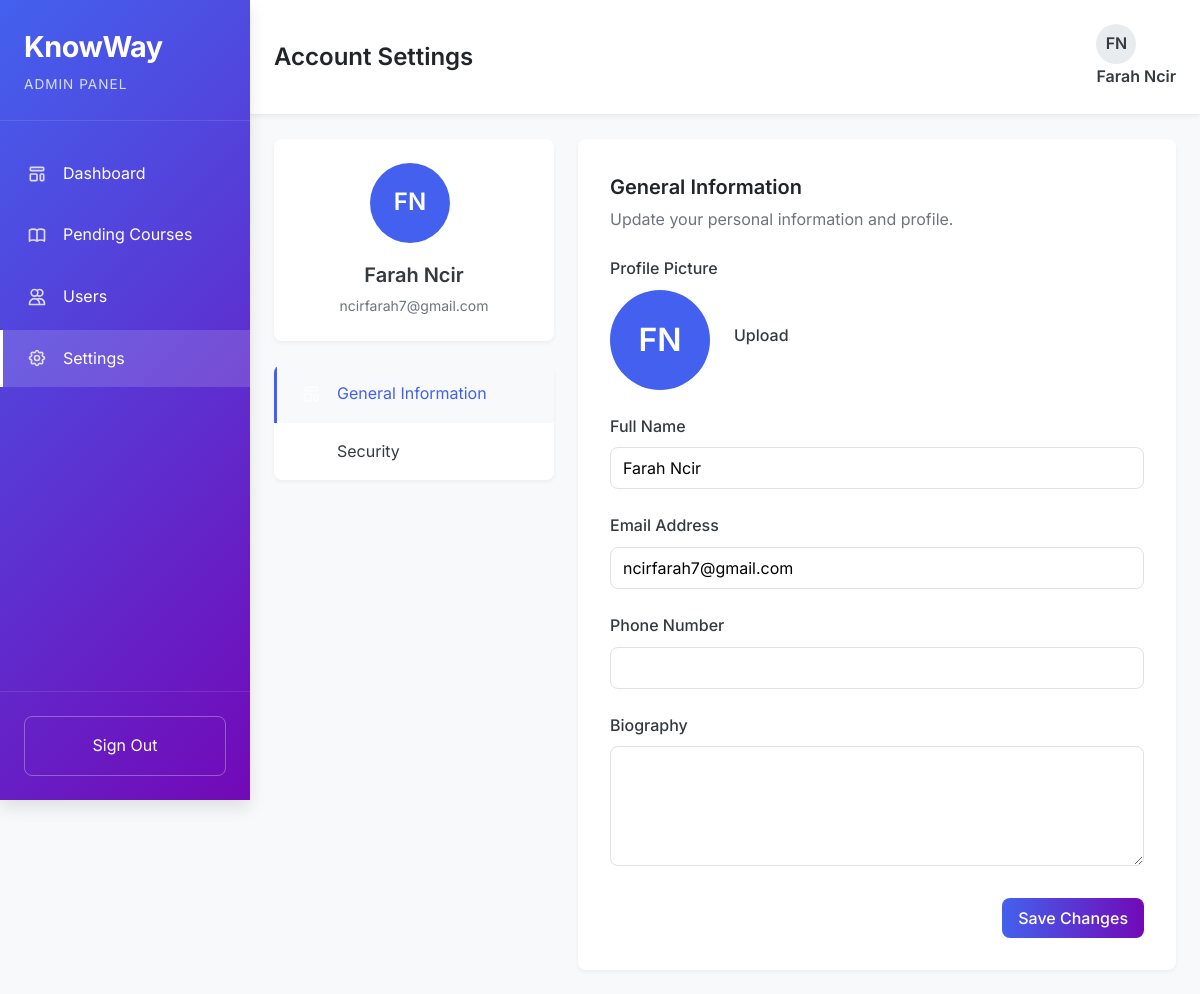
The page /view/settings.php (signed in) on the database its author committed.
### tables this page shows
CREATE TABLE `users` (
  `id` int(11) NOT NULL,
  `username` varchar(100) NOT NULL,
  `email` varchar(255) NOT NULL,
  `password` varchar(255) NOT NULL,
  `created_at` timestamp NOT NULL DEFAULT current_timestamp(),
  `role` varchar(20) DEFAULT 'learner',
  `phone` varchar(20) DEFAULT NULL,
  `bio` text DEFAULT NULL,
  `avatar` varchar(255) DEFAULT NULL
);

### view/settings.php (the view, shortened to what this page needs)
<?php
include '../config/db.php';
$user_id = $_SESSION['user_id'];
$user_query = "SELECT * FROM users WHERE id = ?";
$stmt = $conn->prepare($user_query);
$stmt->bind_param("i", $user_id);
$stmt->execute();
$result = $stmt->get_result();
if ($result->num_rows === 1) {
    $user = $result->fetch_assoc();
} else {
    header('Location: index.html');
    exit;
}
$user['security'] = [
    'two_factor_auth' => $user['two_factor_auth'] ?? false,
    'last_password_change' => $user['last_password_change'] ?? date('d/m/Y'),
    'active_sessions' => 1
];
$user['courses'] = [
    [
        'id' => 1,
        'title' => 'Introduction to Web Development',
        'progress' => 75,
        'last_activity' => '18/04/2025'
    ],
    [
        'id' => 2,
        'title' => 'Advanced Digital Marketing',
        'progress' => 45,
        'last_activity' => '10/03/2025'
    ],
    [
        'id' => 3,
        'title' => 'Photography for Beginners',
        'progress' => 90,
        'last_activity' => '04/10/2025'
    ]
];
$activeTab = $_GET['tab'] ?? 'general';
$initials = '';
$name_parts = explode(' ', $user['username']);
foreach ($name_parts as $part) {
    $initials .= substr($part, 0, 1);
}
?>
<!DOCTYPE html>
<html lang="en">
<head>
    <link rel="stylesheet" href="admin-styles.css">
    <link rel="stylesheet" href="settings.css">
</head>
<body>
    <div class="admin-container" id="adminContainer">
        <aside class="sidebar" id="sidebar">
            <div class="sidebar-header">
                <h1 class="logo">KnowWay</h1>
                <p class="admin-label">Admin Panel</p>
            </div>
            <nav class="sidebar-nav">
                <ul>
                    <li><a href="admin.php"><span class="nav-icon dashboard-icon"></span>Dashboard</a></li>
                    <li><a href="pending-courses.php"><span class="nav-icon courses-icon"></span>Pending Courses</a></li>
                    <li><a href="users.php"><span class="nav-icon users-icon"></span>Users</a></li>
                    <li class="active"><a href="settings.php"><span class="nav-icon settings-icon"></span>Settings</a></li>
                </ul>
            </nav>
            <div class="sidebar-footer">
                <a href="index.html" class="logout-btn">Sign Out</a>
            </div>
        </aside>
        <main class="main-content">
            <header class="content-header">
                <div class="header-left">
                    <h2>Account Settings</h2>
                </div>
                <div class="header-right">
                    <div class="admin-profile">
                    <div class="admin-avatar" style="width: 40px; height: 40px; border-radius: 50%; overflow: hidden; background-color: #e9ecef; display: flex; align-items: center; justify-content: center; margin-right: 8px; font-weight: 600; flex-shrink: 0; text-align: center;">
                    <?php if (isset($user['avatar']) && $user['avatar']): ?>
                                <img src="<?php echo htmlspecialchars($user['avatar']); ?>" alt="Avatar" style="width: 40px; height: 40px; object-fit: cover; display: block; margin: 0; padding: 0;">
                            <?php else: ?>
                                <span style="font-size: 16px;"><?php echo htmlspecialchars($initials); ?></span>
                            <?php endif; ?>
                        </div>
                        <span class="admin-name"><?php echo htmlspecialchars($user['username']); ?></span>
                    </div>
                </div>
            </header>
            <div class="content-body">
                <div class="settings-container">
                    <div class="settings-sidebar">
                        <div class="user-info-card">
                            <div class="user-avatar large">
                                <?php if (isset($user['avatar']) && $user['avatar']): ?>
                                    <img src="<?php echo htmlspecialchars($user['avatar']); ?>" alt="Avatar">
                            <?php else: ?>
                                <?php echo htmlspecialchars($initials); ?>
                            <?php endif; ?>
                            </div>
                            <h3 class="user-name"><?php echo htmlspecialchars($user['username']); ?></h3>
                            <p class="user-email"><?php echo htmlspecialchars($user['email']); ?></p>
                        </div>
                        <nav class="settings-nav">
                            <a href="?tab=general" class="settings-nav-item <?php echo $activeTab === 'general' ? 'active' : ''; ?>">
                                <span class="nav-icon dashboard-icon"></span>
                                General Information
                            </a>
                            <a href="?tab=security" class="settings-nav-item <?php echo $activeTab === 'security' ? 'active' : ''; ?>">
                                <span class="nav-icon settings-icon"></span>
                                Security
                            </a>
                        </nav>
                    </div>
                    <div class="settings-content">
                        <?php if ($activeTab === 'general'): ?>
                            <div class="settings-panel">
                                <h3 class="settings-panel-title">General Information</h3>
                                <p class="settings-panel-description">Update your personal information and profile.</p>
                                <form method="POST" action="settings.php" class="settings-form" enctype="multipart/form-data">
                                    <div class="form-group">
                                        <label for="avatar">Profile Picture</label>
                                        <div class="avatar-upload">
                                            <div class="avatar-preview">
                                                <?php if (isset($user['avatar']) && $user['avatar']): ?>
                                                    <img src="<?php echo htmlspecialchars($user['avatar']); ?>" alt="Avatar">
                                                <?php else: ?>
                                                    <div class="avatar-placeholder">
                                                        <?php echo htmlspecialchars($initials); ?>
                                                    </div>
                                                <?php endif; ?>
                                            </div>
                                            <div class="avatar-actions">
                                                <label for="avatar-input" class="btn btn-outline">
                                                    Upload
                                                </label>
                                            </div>
                                        </div>
                                    </div>
                                    <div class="form-row">
                                        <div class="form-group">
                                            <label for="name">Full Name</label>
                                            <input type="text" id="name" name="name" value="<?php echo htmlspecialchars($user['username']); ?>" required>
                                        </div>
                                        <div class="form-group">
                                            <label for="email">Email Address</label>
                                            <input type="email" id="email" name="email"  value="<?php echo htmlspecialchars($user['email']); ?>" required readonly>
                                        </div>
                                    </div>
                                    <div class="form-group">
                                        <label for="phone">Phone Number</label>
                                        <input type="tel" id="phone" name="phone" value="<?php echo isset($user['phone']) ? htmlspecialchars($user['phone']) : ''; ?>">
                                    </div>
                                    <div class="form-group">
                                        <label for="bio">Biography</label>
                                        <textarea id="bio" name="bio" rows="4"><?php echo isset($user['bio']) ? htmlspecialchars($user['bio']) : ''; ?></textarea>
                                    </div>
                                    <div class="form-actions">
                                        <button type="submit" class="submit-btn">Save Changes</button>
                                    </div>
                                </form>
                            </div>
                        <?php endif; ?>
                    </div>
                </div>
            </div>
        </main>
    </div>
</body>
</html>

### view/admin-styles.css (style rules this page uses)
:root { --primary: #4361ee; --primary-light: #4895ef; --secondary: #4cc9f0; --accent: #7209b7; --accent-light: #9d4edd; --white: #ffffff; --off-white: #f8f9fa; --light-gray: #e9ecef; --mid-gray: #dee2e6; --gray: #6c757d; --dark-gray: #343a40; --black: #212529; --shadow-sm: 0 2px 4px rgba(0, 0, 0, 0.05); --shadow-md: 0 4px 8px rgba(0, 0, 0, 0.08); --shadow-lg: 0 8px 16px rgba(0, 0, 0, 0.1); --space-xs: 0.25rem; --space-sm: 0.5rem; --space-md: 1rem; --space-lg: 1.5rem; --space-xl: 2rem; --transition-fast: 0.2s ease; --transition-normal: 0.3s ease; --radius-sm: 4px; --radius-md: 8px; --radius-lg: 12px; --sidebar-width: 250px; --sidebar-collapsed-width: 0; }
* { margin: 0; padding: 0; box-sizing: border-box; font-family: "Inter", sans-serif; }
body { background-color: var(--off-white); color: var(--dark-gray); line-height: 1.6; }
a { text-decoration: none; color: inherit; }
ul { list-style: none; }
button, input, select, textarea { font-family: inherit; font-size: inherit; }
button { cursor: pointer; border: none; background: none; }
.admin-container { display: flex; min-height: 100vh; position: relative; }
.sidebar { width: var(--sidebar-width); background: linear-gradient(135deg, var(--primary) 0%, var(--accent) 100%); color: var(--white); height: 100vh; position: fixed; top: 0; left: 0; display: flex; flex-direction: column; z-index: 10; transition: transform var(--transition-normal); box-shadow: var(--shadow-lg); }
.sidebar-header { padding: var(--space-lg); border-bottom: 1px solid rgba(255, 255, 255, 0.1); }
.logo { font-size: 1.8rem; font-weight: 700; margin-bottom: var(--space-xs); letter-spacing: -0.5px; }
.admin-label { font-size: 0.85rem; opacity: 0.8; letter-spacing: 1px; text-transform: uppercase; }
.sidebar-nav { flex: 1; padding: var(--space-lg) 0; overflow-y: auto; }
.sidebar-nav ul li { margin-bottom: var(--space-xs); }
.sidebar-nav ul li a { padding: var(--space-md) var(--space-lg); display: flex; align-items: center; transition: all var(--transition-fast); border-left: 3px solid transparent; }
.sidebar-nav ul li.active a { background-color: rgba(255, 255, 255, 0.15); border-left-color: var(--white); }
.nav-icon { width: 20px; height: 20px; margin-right: var(--space-md); opacity: 0.8; background-position: center; background-repeat: no-repeat; background-size: contain; }
.sidebar-footer { padding: var(--space-lg); border-top: 1px solid rgba(255, 255, 255, 0.1); }
.logout-btn { display: block; padding: var(--space-md); text-align: center; border: 1px solid rgba(255, 255, 255, 0.3); border-radius: var(--radius-md); transition: all var(--transition-fast); }
.main-content { flex: 1; margin-left: var(--sidebar-width); transition: margin var(--transition-normal); }
.content-header { display: flex; justify-content: space-between; align-items: center; padding: var(--space-lg); background-color: var(--white); border-bottom: 1px solid var(--light-gray); box-shadow: var(--shadow-sm); }
.header-left { display: flex; align-items: center; }
.header-left h2 { font-size: 1.5rem; font-weight: 600; color: var(--black); }
.header-right { display: flex; align-items: center; }
.admin-name { font-weight: 600; }
.content-body { padding: var(--space-lg); }
.form-group { margin-bottom: var(--space-lg); }
.form-group label { display: block; margin-bottom: var(--space-sm); font-weight: 500; color: var(--dark-gray); }
.form-group input, .form-group textarea { width: 100%; padding: 10px 12px; border: 1px solid var(--mid-gray); border-radius: var(--radius-md); background-color: var(--white); transition: all var(--transition-fast); }
.form-group textarea { min-height: 120px; resize: vertical; }
.form-actions { display: flex; justify-content: flex-end; gap: var(--space-md); margin-top: var(--space-lg); }
.submit-btn { padding: 10px 16px; background: linear-gradient(to right, var(--primary), var(--accent)); color: var(--white); border-radius: var(--radius-md); font-weight: 500; transition: all var(--transition-fast); }

### rows shown on the page
users: username "Farah Ncir", email "ncirfarah7@gmail.com", name "Farah Ncir"

### other values the page prints
$initials "FN"
